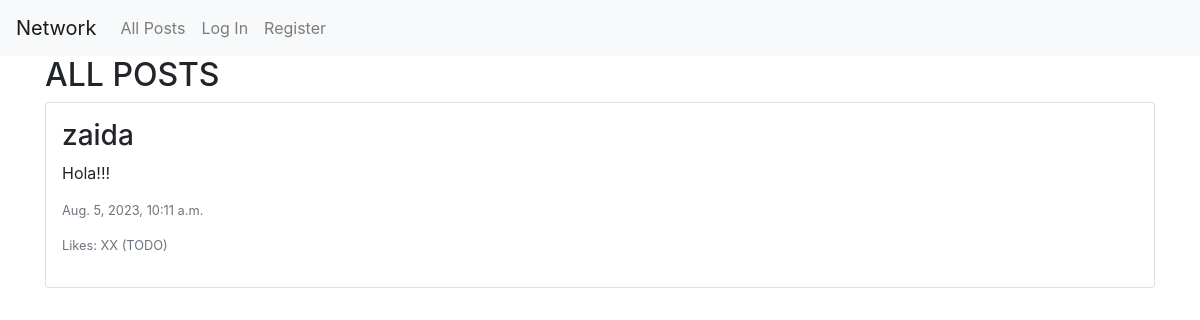
Before: / with the older database file.
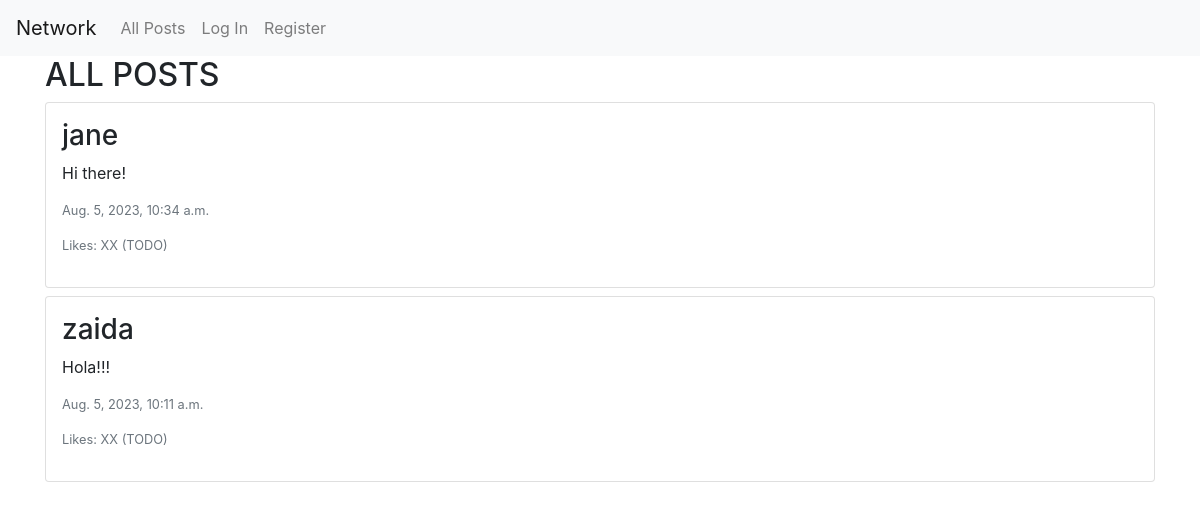
After: the same page with the newer database file.
### network/models.py (models this page shows, shortened)
class Post(models.Model):
    author = models.ForeignKey(User, on_delete=models.CASCADE, related_name='posts')
    body = models.CharField(max_length=255)
    timestamp = models.DateTimeField(auto_now_add=True)

class User(AbstractUser):
    pass

### network/views.py (the view)
# urls.py: path("", views.index, name="index"),
def index(request):
    posts = Post.objects.all().order_by('id').reverse()
    paginator = Paginator(posts, 10)
    page_number = request.GET.get('page')
    page_obj = paginator.get_page(page_number)
    return render(request, "network/index.html", {
        'posts': posts,
        'page_obj': page_obj
    })

### network/templates/network/index.html (shortened to what this page needs)
{% extends "network/layout.html" %} {% block body %}
<div class="container">
  <h2>ALL POSTS</h2>
  <div id="all-posts">
    {% for post in page_obj %}
    <div class="card mb-2 p-3">
      <h3>{{ post.author }}</h3>
      <p>{{ post.body }}</p>
      <p class="text-secondary lh-1 small">{{ post.timestamp }}</p>
      <p class="text-secondary lh-1 small">Likes: XX (TODO)</p>
    </div>
  </div>
  {% empty %}
  <h3>No posts available</h3>
  {% endfor %}
  </div>
  {% endblock %}

Changed rows visible on the page:
added Post: author "jane", body "Hi there!", timestamp "Aug. 5, 2023, 10:34 a.m."
